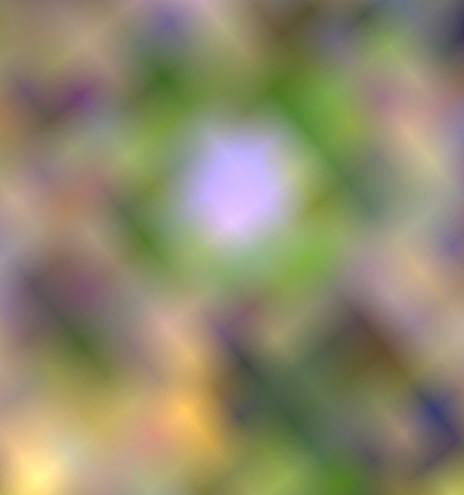
#> input picture Lab_4/low.jpg, 464 x 495 px
$ python Lab_3.py
#> lines starting #> are read from the running program, lines starting #| are printed output that depends on the picture; after the words box and inside, x2 and y2 are one past the last pixel; in counts of white or black regions, pixels touching at a corner belong together
import cv2
import numpy as np
import os

# ==========================================
# НАЛАШТУВАННЯ ФАЙЛІВ
# ==========================================
FILE_LANDSAT = 'low.jpg'
FILE_BING = 'bing.jpg'
# ==========================================

# Глобальні змінні
img_display = None
mode_current = None
window_name = None
trackbars_ready = False


def on_trackbar(val):
    if not trackbars_ready: return
    if img_display is None: return

    output = img_display.copy()
    h_img, w_img = img_display.shape[:2]

    # ==========================================================
    # РЕЖИМ 1: LANDSAT (Виправлено: Лічильник зліва зверху, пошук всюди)
    # ==========================================================
    if mode_current == 'low':
        blur_val = cv2.getTrackbarPos('Blur', window_name)
        thresh_val = cv2.getTrackbarPos('Threshold', window_name)
        min_area = cv2.getTrackbarPos('Min Area', window_name)
        contrast_val = cv2.getTrackbarPos('Contrast', window_name)

        if blur_val % 2 == 0: blur_val += 1
        if blur_val < 1: blur_val = 1
        clip_limit = contrast_val / 10.0 if contrast_val > 0 else 0.1

        # 1. Покращення зображення
        gray = cv2.cvtColor(img_display, cv2.COLOR_BGR2GRAY)
        clahe = cv2.createCLAHE(clipLimit=clip_limit, tileGridSize=(8, 8))
        enhanced = clahe.apply(gray)
        blurred = cv2.medianBlur(enhanced, blur_val)

        # Інверсія для чорних будинків
        _, binary = cv2.threshold(blurred, thresh_val, 255, cv2.THRESH_BINARY_INV)

        # Морфологія
        kernel = np.ones((3, 3), np.uint8)
        binary = cv2.morphologyEx(binary, cv2.MORPH_OPEN, kernel, iterations=1)

        contours, _ = cv2.findContours(binary, cv2.RETR_EXTERNAL, cv2.CHAIN_APPROX_SIMPLE)

        count = 0
        for cnt in contours:
            area = cv2.contourArea(cnt)

            if area > min_area:
                x, y, w, h = cv2.boundingRect(cnt)
                cx, cy = x + w // 2, y + h // 2

                # Фільтрація країв картинки (щоб не ловити рамку самого фото)
                if x <= 5 or y <= 5 or (x + w) >= w_img - 5 or (y + h) >= h_img - 5:
                    continue

                # Малюємо прямокутник навколо будинку
                cv2.rectangle(output, (x, y), (x + w, y + h), (0, 255, 0), 2)

                # Номер будинку біля самого об'єкта
                cv2.putText(output, str(count + 1), (cx - 10, cy),
                            cv2.FONT_HERSHEY_SIMPLEX, 0.8, (0, 0, 255), 2)
                count += 1

        # === ЛІЧИЛЬНИК (У лівому верхньому куті) ===
        # Малюємо темну підкладку під текст, щоб було видно (якщо фон світлий)
        cv2.rectangle(output, (0, 0), (450, 60), (0, 0, 0), -1)  # Чорний прямокутник

        # Сам текст лічильника
        cv2.putText(output, f"Buildings (Landsat): {count}", (10, 40),
                    cv2.FONT_HERSHEY_SIMPLEX, 1.0, (0, 255, 0), 2)

        cv2.imshow(window_name, output)
        cv2.imshow('Mask View', binary)

    # ==========================================================
    # РЕЖИМ 2: BING (Без змін)
    # ==========================================================
    elif mode_current == 'bing':
        c_min = cv2.getTrackbarPos('Canny Min', window_name)
        c_max = cv2.getTrackbarPos('Canny Max', window_name)
        thick = cv2.getTrackbarPos('Thickness', window_name)
        min_area = cv2.getTrackbarPos('Min Area', window_name)
        rect_limit = cv2.getTrackbarPos('Rectangularity', window_name) / 100.0

        if thick < 1: thick = 1

        gray = cv2.cvtColor(img_display, cv2.COLOR_BGR2GRAY)
        blurred = cv2.bilateralFilter(gray, 9, 75, 75)
        edges = cv2.Canny(blurred, c_min, c_max)

        kernel = np.ones((3, 3), np.uint8)
        closed = cv2.dilate(edges, kernel, iterations=thick)
        closed = cv2.morphologyEx(closed, cv2.MORPH_CLOSE, kernel, iterations=2)

        contours, _ = cv2.findContours(closed, cv2.RETR_EXTERNAL, cv2.CHAIN_APPROX_SIMPLE)

        count = 0
        for cnt in contours:
            area = cv2.contourArea(cnt)
            if area > min_area:
                x, y, w, h = cv2.boundingRect(cnt)
                if x <= 5 or y <= 5 or (x + w) >= w_img - 5 or (y + h) >= h_img - 5: continue

                rect_area = w * h
                extent = float(area) / rect_area
                if extent < rect_limit: continue

                epsilon = 0.02 * cv2.arcLength(cnt, True)
                approx = cv2.approxPolyDP(cnt, epsilon, True)

                cv2.drawContours(output, [approx], 0, (0, 255, 0), 2)
                cv2.putText(output, str(count + 1), (x, y - 5), cv2.FONT_HERSHEY_SIMPLEX, 0.5, (0, 0, 255), 1)
                count += 1

        # Лічильник Bing
        cv2.putText(output, f"Buildings Found: {count}", (20, 30), cv2.FONT_HERSHEY_SIMPLEX, 0.7, (0, 0, 255), 2)
        cv2.imshow(window_name, output)
        cv2.imshow('Mask View', closed)


def start_processing(mode):
    global img_display, mode_current, window_name, trackbars_ready

    trackbars_ready = False
    mode_current = mode
    filename = FILE_LANDSAT if mode == 'low' else FILE_BING

    if not os.path.exists(filename):
        print(f"ПОМИЛКА: Не знайдено файл {filename}")
        return

    original = cv2.imread(filename)
    if original is None:
        print(f"ПОМИЛКА: Не вдалося відкрити {filename}")
        return

    target_width = 1200
    h, w = original.shape[:2]

    if mode == 'low':
        scale = 10
        img_display = cv2.resize(original, (w * scale, h * scale), interpolation=cv2.INTER_CUBIC)
        window_name = "Landsat Settings (Corrected)"
    else:
        scale = target_width / w if w > target_width else 1
        img_display = cv2.resize(original, (int(w * scale), int(h * scale))) if scale != 1 else original.copy()
        window_name = "Bing Settings"

    cv2.namedWindow(window_name, cv2.WINDOW_NORMAL)
    cv2.resizeWindow(window_name, 1000, 700)
    cv2.namedWindow('Mask View', cv2.WINDOW_NORMAL)
    cv2.resizeWindow('Mask View', 500, 350)

    if mode == 'low':
        cv2.createTrackbar('Blur', window_name, 3, 30, on_trackbar)
        cv2.createTrackbar('Threshold', window_name, 100, 255, on_trackbar)
        cv2.createTrackbar('Min Area', window_name, 500, 5000, on_trackbar)
        cv2.createTrackbar('Contrast', window_name, 40, 100, on_trackbar)
    else:
        cv2.createTrackbar('Canny Min', window_name, 50, 255, on_trackbar)
        cv2.createTrackbar('Canny Max', window_name, 150, 255, on_trackbar)
        cv2.createTrackbar('Thickness', window_name, 2, 10, on_trackbar)
        cv2.createTrackbar('Min Area', window_name, 300, 5000, on_trackbar)
        cv2.createTrackbar('Rectangularity', window_name, 35, 100, on_trackbar)

    trackbars_ready = True
    on_trackbar(0)
    print(f"Вікно відкрито. Натисніть 'q' для виходу.")

    while True:
        if cv2.waitKey(100) & 0xFF == ord('q'):
            break
    cv2.destroyAllWindows()


if __name__ == "__main__":
    choice = input("\nВведіть 1 (Landsat) або 2 (Bing): ")
#> the answer given: 1
    if choice == '1':
        start_processing('low')
#> in start_processing, original is the input picture: shape (495, 464, 3); mean B, G, R 109.3, 137.1, 143.1
#> in on_trackbar, `gray = cv2.cvtColor(img_display, cv2.COLOR_BGR2GRAY)`:
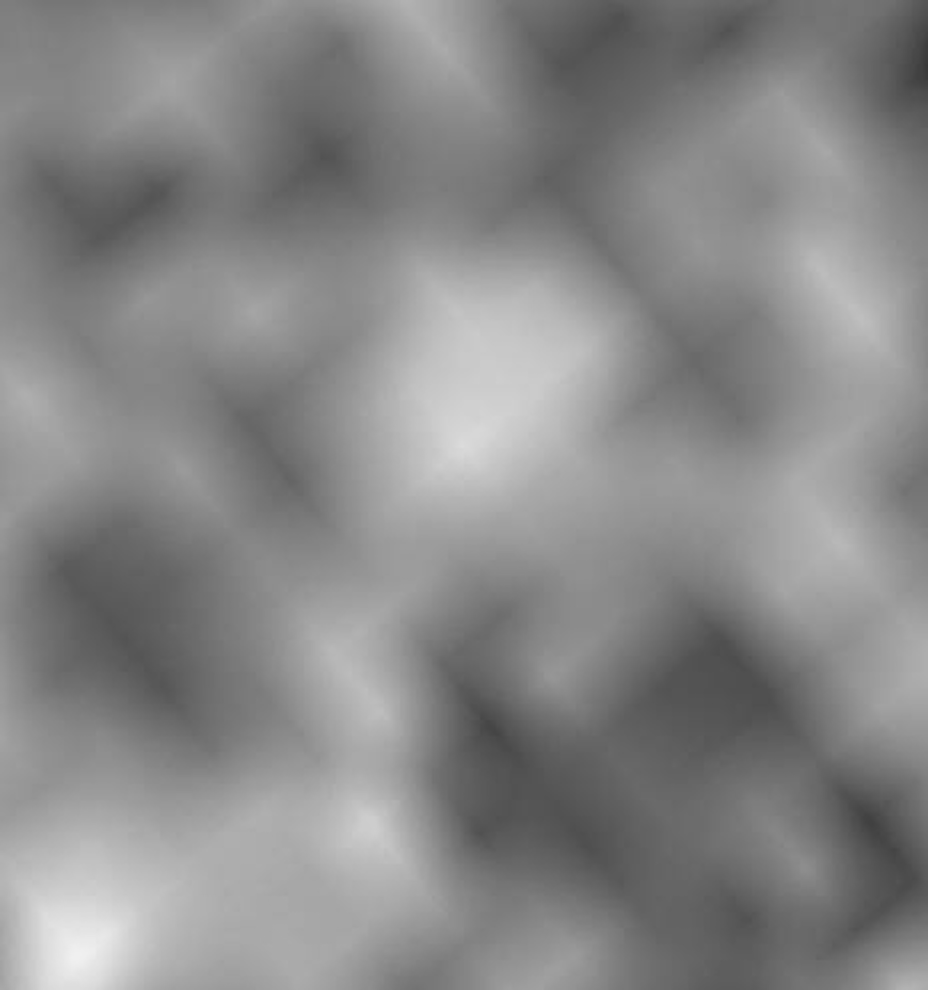
#> gray: shape (4950, 4640) (shown at 1/5 size); min 56, max 240, mean 135.7
#> in on_trackbar, `enhanced = clahe.apply(gray)`:
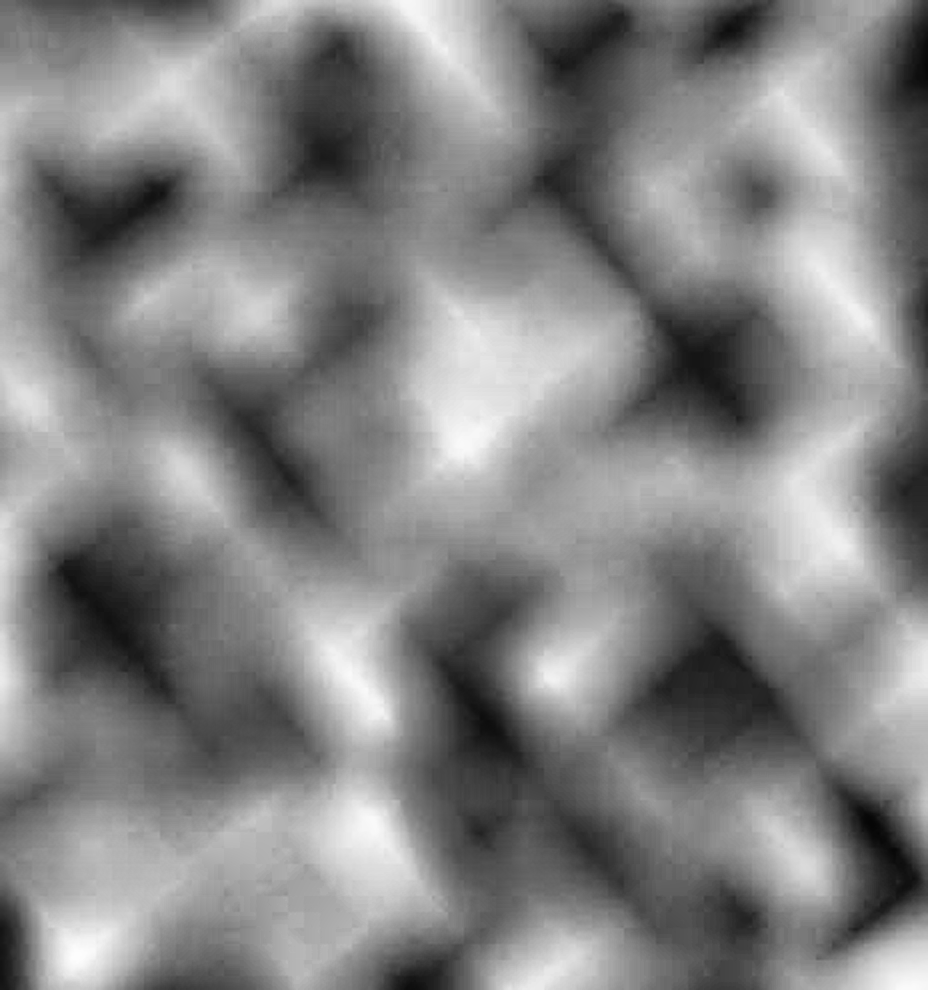
#> enhanced: shape (4950, 4640) (shown at 1/5 size); min 6, max 253, mean 131
#> in on_trackbar, `_, binary = cv2.threshold(blurred, thresh_val, 255, cv2.THRESH_BINARY_..`:
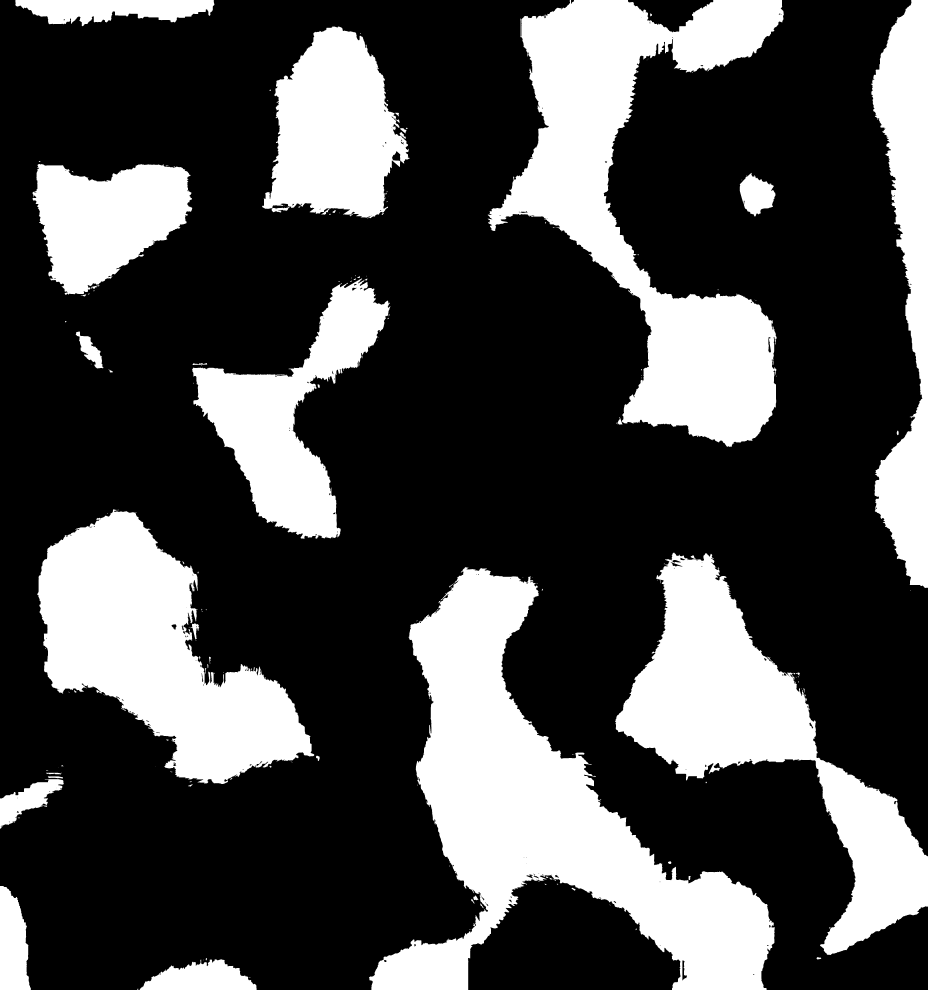
#> binary: shape (4950, 4640) (shown at 1/5 size); 28.8% white; 194 white regions (96 under 20 px), largest, box (x1, y1, x2, y2) and area: (1845, 2836, 3875, 4950) 1498382, (2439, 0, 3919, 2234) 1224935, (3075, 2763, 4640, 4775) 933021
#> in on_trackbar, `binary = cv2.morphologyEx(binary, cv2.MORPH_OPEN, kernel, iterations=1)`: binary: shape (4950, 4640); 28.8% white; 139 white regions (37 under 20 px)
#> in on_trackbar, `contours, _ = cv2.findContours(binary, cv2.RETR_EXTERNAL, cv2.CHAIN_AP..`: contours = 139 contours, 58 with area under 20; largest, box (x1, y1, x2, y2) and area: (1846, 2836, 3875, 4950) 1494168, (2439, 0, 3919, 2234) 1219836, (3076, 2763, 4640, 4775) 929682, (187, 2547, 1571, 3920) 916731, (961, 1393, 1951, 2694) 470474
#> the loop in on_trackbar, `for cnt in contours:` made 139 passes
#> (area, x, y, w, h, cx, cy) on passes 2, 13, 30, 66, 75, 79, 80, 93, 105, 122, 124, 134: (58035, 699, 4797, 584, 153, 991, 4873), (61235.5, 0, 4430, 154, 520, 77, 4690), (32956, 0, 3896, 319, 247, 159, 4019), (1299.5, 955, 3117, 40, 79, 975, 3156), (1494167.5, 1846, 2836, 2029, 2114, 2860, 3893), (929682, 3076, 2763, 1564, 2012, 3858, 3769), (916731, 187, 2547, 1384, 1373, 879, 3233), (9845.5, 379, 1658, 138, 184, 448, 1750), (470474.5, 961, 1393, 990, 1301, 1456, 2043), (24364, 3699, 865, 178, 217, 3788, 973), (344756.5, 163, 820, 798, 653, 562, 1146), (463095, 1311, 133, 736, 958, 1679, 612)
#> area on passes 3, 4, 8, 9, 10, 12: 34, 159, 86, 103, 316.5, 108
#> after the loop in on_trackbar, `for cnt in contours:`: count = 7
#> (key q is pressed here)
    elif choice == '2':
        start_processing('bing')
